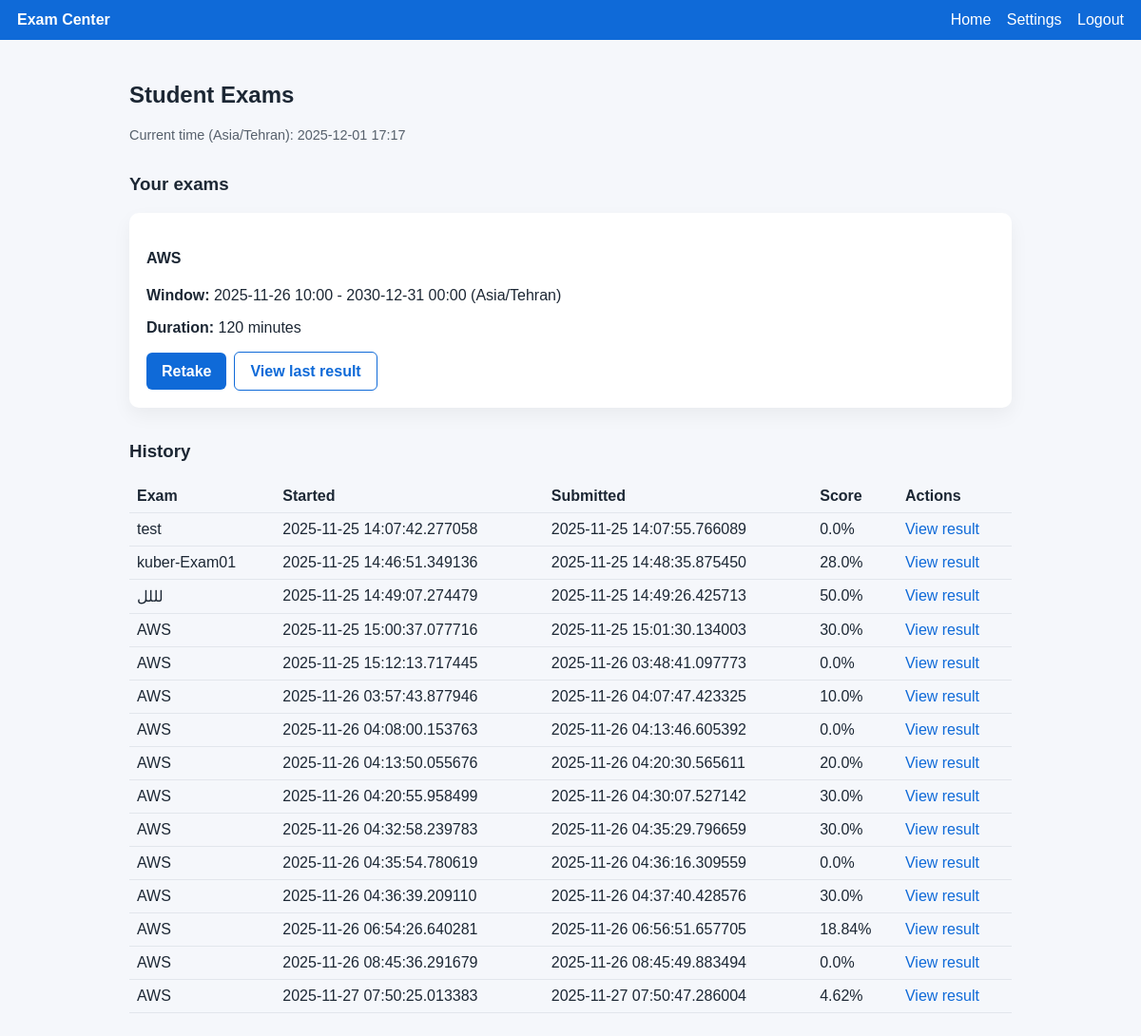
Before: /student (signed in) with the older database file.
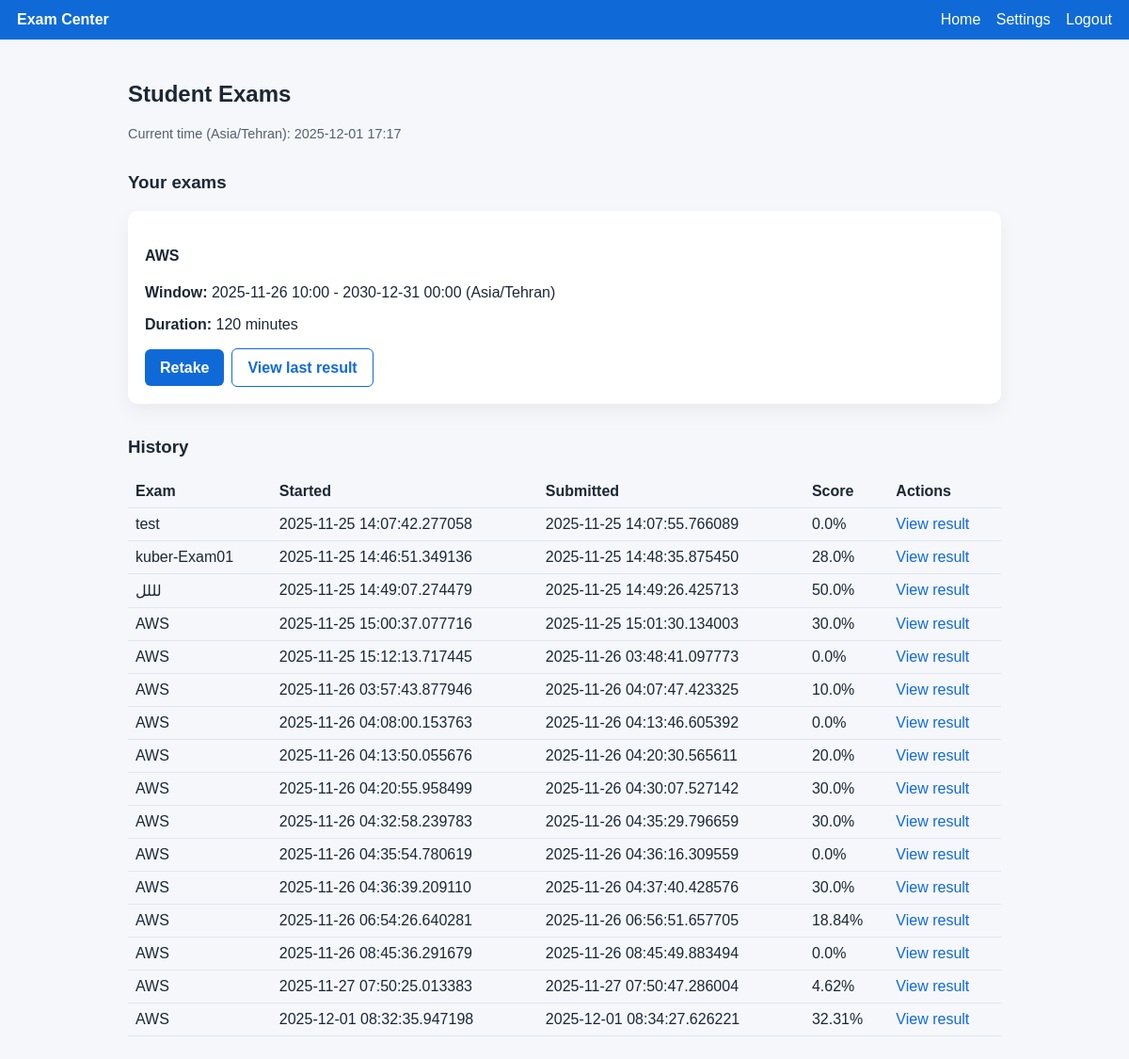
After: the same page with the newer database file.
### app/models/__init__.py (models this page shows, shortened)
class User(db.Model):
    id = db.Column(db.Integer, primary_key=True)
    username = db.Column(db.String(80), unique=True, nullable=False)
    password_hash = db.Column(db.String(256), nullable=False)
    role = db.Column(db.String(20), nullable=False)  # instructor or student
    full_name = db.Column(db.String(120))
    tenant_id = db.Column(db.Integer, db.ForeignKey("tenant.id"), nullable=False)
    tenant = db.relationship("Tenant")
    instructor_id = db.Column(db.Integer, db.ForeignKey("user.id"))
    instructor = db.relationship("User", remote_side=[id], backref="students", foreign_keys=[instructor_id])
    timezone = db.Column(db.String(64))

class Exam(db.Model):
    id = db.Column(db.Integer, primary_key=True)
    title = db.Column(db.String(200), nullable=False)
    description = db.Column(db.Text)
    start_at = db.Column(db.DateTime, nullable=False)
    end_at = db.Column(db.DateTime, nullable=False)
    duration_minutes = db.Column(db.Integer, nullable=False)
    created_by = db.Column(db.Integer, db.ForeignKey("user.id"), nullable=False)
    tenant_id = db.Column(db.Integer, db.ForeignKey("tenant.id"), nullable=False)
    tenant = db.relationship("Tenant")
    creator = db.relationship("User", foreign_keys=[created_by])
    timezone = db.Column(db.String(64), nullable=False, default="UTC")
    deleted_at = db.Column(db.DateTime)
    question_limit = db.Column(db.Integer)
    is_closed = db.Column(db.Boolean, default=False)
    closed_at = db.Column(db.DateTime)
    questions = db.relationship("Question", backref="exam", cascade="all, delete-orphan")
    def has_answer_key(self) -> bool:
        return bool(self.questions) and all(any(choice.is_correct for choice in q.choices) for q in self.questions)

class Attempt(db.Model):
    id = db.Column(db.Integer, primary_key=True)
    exam_id = db.Column(db.Integer, db.ForeignKey("exam.id"), nullable=False)
    student_id = db.Column(db.Integer, db.ForeignKey("user.id"), nullable=False)
    started_at = db.Column(db.DateTime, nullable=False, default=datetime.utcnow)
    submitted_at = db.Column(db.DateTime)
    score_percent = db.Column(db.Float)
    num_correct = db.Column(db.Integer)
    num_questions = db.Column(db.Integer)
    question_order = db.Column(db.Text, nullable=False)  # JSON list of question IDs
    tenant_id = db.Column(db.Integer, db.ForeignKey("tenant.id"), nullable=False)
    tenant = db.relationship("Tenant")
    student = db.relationship("User")
    exam = db.relationship("Exam", backref="attempts")

### app/controllers/student.py (the view)
@bp.route("/student")
@login_required(role="student")
def student_dashboard():
    user = get_current_user()
    user_tz = user.timezone or "UTC"
    now_utc = datetime.now(timezone.utc)
    now_local = to_local(now_utc, user_tz)
    exams_query = Exam.query.filter_by(tenant_id=user.tenant_id).filter(Exam.deleted_at.is_(None))
    if user.instructor_id:
        exams_query = exams_query.filter_by(created_by=user.instructor_id)
    else:
        exams_query = exams_query.filter_by(created_by=None)  # no exams will match
    exams = exams_query.order_by(Exam.start_at.asc()).all()
    attempts = Attempt.query.filter_by(student_id=user.id).all()
    attempts_by_exam = {a.exam_id: a for a in attempts}
    exam_views = []
    for ex in exams:
        attempt = attempts_by_exam.get(ex.id)
        has_key = ex.has_answer_key()
        status = "blocked"
        can_start = False
        start_utc = ex.start_at if ex.start_at.tzinfo else ex.start_at.replace(tzinfo=timezone.utc)
        end_utc = ex.end_at if ex.end_at.tzinfo else ex.end_at.replace(tzinfo=timezone.utc)
        start_local = to_local(start_utc, user_tz)
        end_local = to_local(end_utc, user_tz)
        countdown_seconds = max(0, int((start_utc - now_utc).total_seconds()))
        if not has_key:
            status = "not_ready"
        elif now_utc < start_utc:
            status = "upcoming"
        elif ex.is_closed:
            status = "closed"
        else:
            if attempt and attempt.submitted_at:
                status = "completed_active"
            elif attempt and not attempt.submitted_at:
                status = "active"
            else:
                status = "active"
            can_start = True
        exam_views.append(
            {
                "exam": ex,
                "attempt": attempt,
                "status": status,
                "can_start": can_start,
                "countdown_seconds": countdown_seconds,
                "start_local": fmt_dt(start_local),
                "end_local": fmt_dt(end_local),
            }
        )
    return render_template(
        "student_dashboard.html",
        exam_views=exam_views,
        now=now_local,
        user_timezone=user_tz,
        attempts=attempts,
    )

### app/controllers/core.py (called while the page is built)
@bp.before_app_request
def log_access():
    if request.path.startswith("/static"):
        return
    user = get_current_user()
    tenant_id = user.tenant_id if user else None
    ip = request.headers.get("X-Forwarded-For", request.remote_addr)
    try:
        entry = AccessLog(
            ip=ip,
            path=request.path[:400],
            method=request.method,
            user_agent=(request.headers.get("User-Agent") or "")[:400],
            user_id=user.id if user else None,
            tenant_id=tenant_id,
        )
        db.session.add(entry)
        db.session.commit()
    except Exception:
        db.session.rollback()

### app/services/timezone.py (called while the page is built)
def to_local(dt: datetime | None, tz_name: str) -> datetime | None:
    if not dt:
        return dt
    try:
        tz = ZoneInfo(tz_name)
    except Exception:  # pragma: no cover
        tz = timezone.utc
    if dt.tzinfo is None:
        dt = dt.replace(tzinfo=timezone.utc)
    return dt.astimezone(tz)

def fmt_dt(dt: datetime | None) -> str:
    if not dt:
        return ""
    return dt.strftime("%Y-%m-%d %H:%M")

### app/utils/auth.py (called while the page is built)
def get_current_user():
    uid = session.get("user_id")
    if not uid:
        return None
    return db.session.get(User, uid)

def login_required(role=None):
    def decorator(func):
        @wraps(func)
        def wrapper(*args, **kwargs):
            user = get_current_user()
            if not user:
                flash("Please log in first.")
                return redirect(url_for("auth.login"))
            if role:
                allowed = {role} if isinstance(role, str) else set(role)
                if user.role != "admin" and user.role not in allowed:
                    abort(403)
            return func(*args, **kwargs)
        return wrapper
    return decorator

### templates/student_dashboard.html (shortened to what this page needs)
{% extends "layout.html" %}
{% block content %}
<div class="toolbar">
  <div>
    <h2>Student Exams</h2>
    <p class="hint">Current time ({{ user_timezone }}): {{ now.strftime("%Y-%m-%d %H:%M") }}</p>
  </div>
</div>
<section>
  <h3>Your exams</h3>
  {% if exam_views %}
    <div class="grid">
      {% for item in exam_views %}
        {% set exam = item.exam %}
        {% set attempt = item.attempt %}
        {% set status = item.status %}
        {% set disabled = status in ["upcoming", "not_ready", "closed"] %}
        <article class="card {% if disabled %}disabled{% endif %}">
          <h4>{{ exam.title }}</h4>
          <p dir="ltr"><strong>Window:</strong> {{ item.start_local }} - {{ item.end_local }} ({{ user_timezone }})</p>
          <p><strong>Duration:</strong> {{ exam.duration_minutes }} minutes</p>
          {% if status == "active" %}
            <a class="btn" href="{{ url_for('student.start_exam', exam_id=exam.id) }}">Start / Resume</a>
          {% elif status == "completed_active" %}
            <div class="actions">
              <a class="btn" href="{{ url_for('student.start_exam', exam_id=exam.id) }}">Retake</a>
              <a class="btn ghost" href="{{ url_for('student.view_result', attempt_id=attempt.id) }}">View last result</a>
            </div>
          {% elif status == "upcoming" %}
            <p class="hint">Starts in <span class="countdown" data-seconds="{{ item.countdown_seconds }}">...</span></p>
            <button class="btn disabled" disabled>Not started yet</button>
          {% elif status == "completed" %}
            <a class="btn ghost" href="{{ url_for('student.view_result', attempt_id=attempt.id) }}">View result ({{ attempt.score_percent }}%)</a>
          {% elif status == "not_ready" %}
            <button class="btn disabled" disabled>Exam not ready</button>
            <p class="hint">Awaiting instructor to publish answers.</p>
          {% elif status == "closed" %}
            <button class="btn disabled" disabled>Closed by instructor</button>
            <p class="hint">Instructor has closed this exam.</p>
          {% endif %}
        </article>
      {% endfor %}
    </div>
  {% else %}
    <p>No exams assigned.</p>
  {% endif %}
</section>
<section>
  <h3>History</h3>
  {% if attempts %}
    <table class="table">
      <thead>
        <tr>
          <th>Exam</th>
          <th>Started</th>
          <th>Submitted</th>
          <th>Score</th>
          <th>Actions</th>
        </tr>
      </thead>
      <tbody>
        {% for attempt in attempts %}
          <tr>
            <td>{{ attempt.exam.title }}</td>
            <td>{{ attempt.started_at }}</td>
            <td>{{ attempt.submitted_at or "-" }}</td>
            <td>{% if attempt.submitted_at %}{{ attempt.score_percent }}%{% else %}In progress{% endif %}</td>
            <td>
              {% if attempt.submitted_at %}
                <a href="{{ url_for('student.view_result', attempt_id=attempt.id) }}">View result</a>
              {% else %}
                <a href="{{ url_for('student.show_question', attempt_id=attempt.id, index=1) }}">Resume</a>
              {% endif %}
            </td>
          </tr>
        {% endfor %}
      </tbody>
    </table>
  {% else %}
    <p>No attempts yet.</p>
  {% endif %}
</section>
{% endblock %}

### templates/layout.html (shortened to what this page needs)
<!doctype html>
<html lang="en">
<head>
  <link rel="stylesheet" href="{{ url_for('static', filename='style.css') }}">
</head>
<body>
  <header class="topbar">
    <div class="brand">Exam Center</div>
    <nav>
      {% if session.get('user_id') %}
        <a href="{{ url_for('core.index') }}">Home</a>
        <a href="{{ url_for('settings.settings') }}">Settings</a>
        <a href="{{ url_for('auth.logout') }}">Logout</a>
      {% endif %}
    </nav>
  </header>
  <main class="container">
    {% block content %}{% endblock %}
  </main>
</body>
</html>

### static/style.css (style rules this page uses)
* { box-sizing: border-box; }
body { font-family: Arial, sans-serif; margin: 0; background: #f5f7fb; color: #1c2734; }
a { color: #0f6ad8; text-decoration: none; }
.topbar { background: #0f6ad8; color: #fff; padding: 12px 18px; display: flex; align-items: center; justify-content: space-between; }
.brand { font-weight: 700; }
.topbar nav a { color: #fff; margin-left: 12px; }
.container { max-width: 960px; margin: 24px auto; padding: 0 16px; }
.card { background: #fff; border-radius: 10px; padding: 18px; box-shadow: 0 8px 20px rgba(0,0,0,0.05); margin-bottom: 16px; }
.toolbar { display: flex; justify-content: space-between; align-items: center; margin-bottom: 12px; gap: 8px; flex-wrap: wrap; }
button, .btn { display: inline-block; padding: 10px 16px; border: none; border-radius: 6px; background: #0f6ad8; color: #fff; cursor: pointer; font-weight: 700; font-family: inherit; font-size: 1em; line-height: 1.2; text-decoration: none; }
button.ghost, .btn.ghost { background: transparent; color: #0f6ad8; border: 1px solid #0f6ad8; }
.hint { color: #56606c; font-size: 0.9em; }
.grid { display: grid; grid-template-columns: repeat(auto-fit, minmax(260px, 1fr)); gap: 12px; }
.table { width: 100%; border-collapse: collapse; }
.table th, .table td { padding: 8px; border-bottom: 1px solid #e2e6ec; text-align: left; }
.actions { display: flex; gap: 8px; justify-content: flex-end; align-items: center; flex-wrap: wrap; }
.card .actions { justify-content: flex-start; }
.ghost { background: transparent; }

Changed rows visible on the page:
added Attempt: exam "AWS", started_at "2025-12-01 08:32:35.947198", submitted_at "2025-12-01 08:34:27.626221", score_percent "32.31"
